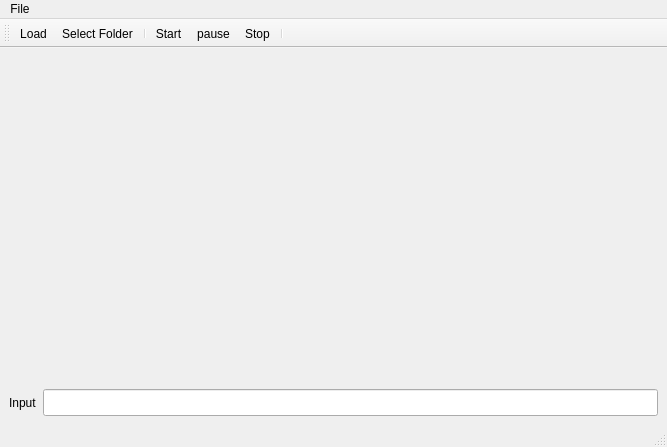
<?xml version="1.0" encoding="UTF-8"?>
<ui version="4.0">
 <class>MainWindow</class>
 <widget class="QMainWindow" name="MainWindow">
  <property name="geometry">
   <rect>
    <x>0</x>
    <y>0</y>
    <width>667</width>
    <height>447</height>
   </rect>
  </property>
  <property name="windowTitle">
   <string>MainWindow</string>
  </property>
  <widget class="QWidget" name="centralwidget">
   <layout class="QVBoxLayout" name="verticalLayout">
    <item>
     <widget class="QWidget" name="plot" native="true">
      <property name="maximumSize">
       <size>
        <width>16777215</width>
        <height>16777215</height>
       </size>
      </property>
      <layout class="QHBoxLayout" name="plothl"/>
     </widget>
    </item>
    <item>
     <layout class="QHBoxLayout" name="horizontalLayout">
      <property name="sizeConstraint">
       <enum>QLayout::SetDefaultConstraint</enum>
      </property>
      <item>
       <widget class="QLabel" name="label">
        <property name="text">
         <string>Input</string>
        </property>
       </widget>
      </item>
      <item>
       <widget class="QLineEdit" name="InputBox">
        <property name="maximumSize">
         <size>
          <width>16777215</width>
          <height>27</height>
         </size>
        </property>
       </widget>
      </item>
     </layout>
    </item>
   </layout>
  </widget>
  <widget class="QMenuBar" name="menubar">
   <property name="geometry">
    <rect>
     <x>0</x>
     <y>0</y>
     <width>667</width>
     <height>27</height>
    </rect>
   </property>
   <widget class="QMenu" name="menuFile">
    <property name="title">
     <string>File</string>
    </property>
    <addaction name="actionLoad"/>
    <addaction name="actionStart"/>
    <addaction name="actionStop"/>
    <addaction name="actionSelect_Folder"/>
   </widget>
   <addaction name="menuFile"/>
  </widget>
  <widget class="QStatusBar" name="statusbar"/>
  <widget class="QToolBar" name="toolBar">
   <property name="windowTitle">
    <string>toolBar</string>
   </property>
   <property name="iconSize">
    <size>
     <width>12</width>
     <height>12</height>
    </size>
   </property>
   <attribute name="toolBarArea">
    <enum>TopToolBarArea</enum>
   </attribute>
   <attribute name="toolBarBreak">
    <bool>false</bool>
   </attribute>
   <addaction name="actionLoad"/>
   <addaction name="actionSelect_Folder"/>
   <addaction name="separator"/>
   <addaction name="actionStart"/>
   <addaction name="actionPause"/>
   <addaction name="actionStop"/>
   <addaction name="separator"/>
  </widget>
  <action name="actionLoad">
   <property name="icon">
    <iconset theme="document-open">
     <normaloff/>
    </iconset>
   </property>
   <property name="text">
    <string>Load</string>
   </property>
  </action>
  <action name="actionStart">
   <property name="icon">
    <iconset theme="media-playback-start">
     <normaloff/>
    </iconset>
   </property>
   <property name="text">
    <string>Start</string>
   </property>
  </action>
  <action name="actionSelect_Folder">
   <property name="icon">
    <iconset theme="folder">
     <normaloff/>
    </iconset>
   </property>
   <property name="text">
    <string>Select Folder</string>
   </property>
  </action>
  <action name="actionStop">
   <property name="icon">
    <iconset theme="media-playback-stop">
     <normaloff/>
    </iconset>
   </property>
   <property name="text">
    <string>Stop</string>
   </property>
  </action>
  <action name="actionPause">
   <property name="icon">
    <iconset theme="media-playback-pause">
     <normaloff/>
    </iconset>
   </property>
   <property name="text">
    <string>pause</string>
   </property>
  </action>
 </widget>
 <tabstops>
  <tabstop>InputBox</tabstop>
 </tabstops>
 <resources/>
 <connections>
  <connection>
   <sender>InputBox</sender>
   <signal>returnPressed()</signal>
   <receiver>MainWindow</receiver>
   <slot>InputChanged()</slot>
   <hints>
    <hint type="sourcelabel">
     <x>319</x>
     <y>342</y>
    </hint>
    <hint type="destinationlabel">
     <x>407</x>
     <y>284</y>
    </hint>
   </hints>
  </connection>
 </connections>
 <slots>
  <slot>InputChanged()</slot>
  <slot>OpenModal()</slot>
 </slots>
</ui>
